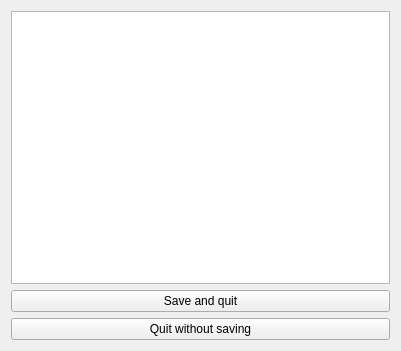
<?xml version="1.0" encoding="UTF-8"?>
<ui version="4.0">
 <class>initextbrowserClass</class>
 <widget class="QWidget" name="initextbrowserClass">
  <property name="geometry">
   <rect>
    <x>0</x>
    <y>0</y>
    <width>401</width>
    <height>351</height>
   </rect>
  </property>
  <property name="sizePolicy">
   <sizepolicy hsizetype="MinimumExpanding" vsizetype="MinimumExpanding">
    <horstretch>0</horstretch>
    <verstretch>0</verstretch>
   </sizepolicy>
  </property>
  <property name="windowTitle">
   <string>initextbrowser</string>
  </property>
  <widget class="QWidget" name="verticalLayoutWidget">
   <property name="geometry">
    <rect>
     <x>0</x>
     <y>0</y>
     <width>401</width>
     <height>351</height>
    </rect>
   </property>
   <layout class="QVBoxLayout" name="verticalLayout">
    <item>
     <widget class="QTextBrowser" name="textBrowser">
      <property name="sizePolicy">
       <sizepolicy hsizetype="Ignored" vsizetype="Ignored">
        <horstretch>0</horstretch>
        <verstretch>0</verstretch>
       </sizepolicy>
      </property>
      <property name="textInteractionFlags">
       <set>Qt::LinksAccessibleByKeyboard|Qt::LinksAccessibleByMouse|Qt::TextBrowserInteraction|Qt::TextEditable|Qt::TextEditorInteraction|Qt::TextSelectableByKeyboard|Qt::TextSelectableByMouse</set>
      </property>
     </widget>
    </item>
    <item>
     <widget class="QPushButton" name="save">
      <property name="text">
       <string>Save and quit</string>
      </property>
     </widget>
    </item>
    <item>
     <widget class="QPushButton" name="quit">
      <property name="text">
       <string>Quit without saving</string>
      </property>
     </widget>
    </item>
   </layout>
  </widget>
 </widget>
 <layoutdefault spacing="6" margin="11"/>
 <resources/>
 <connections>
  <connection>
   <sender>quit</sender>
   <signal>clicked()</signal>
   <receiver>initextbrowserClass</receiver>
   <slot>close()</slot>
   <hints>
    <hint type="sourcelabel">
     <x>396</x>
     <y>338</y>
    </hint>
    <hint type="destinationlabel">
     <x>495</x>
     <y>456</y>
    </hint>
   </hints>
  </connection>
 </connections>
</ui>
